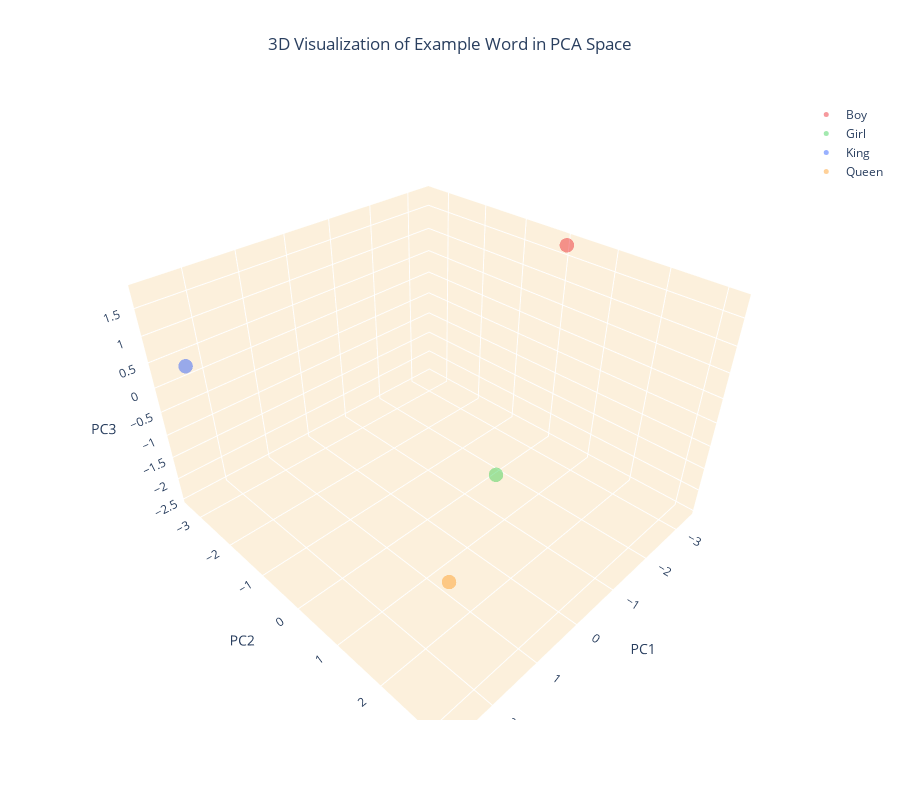

The notebook cell saved with this chart:
### Code cell
colors = ['#e8000b', '#1ac938', '#023eff','#ff8c00']

fig = go.Figure()

fig.add_trace(go.Scatter3d(x=[customer_data_pca.iloc[0]['PC1']], y=[customer_data_pca.iloc[0]['PC2']], z=[customer_data_pca.iloc[0]['PC3']], 
                           mode='markers', marker=dict(color=colors[0], size=5, opacity=0.4), name='Boy'))
fig.add_trace(go.Scatter3d(x=[customer_data_pca.iloc[1]['PC1']], y=[customer_data_pca.iloc[1]['PC2']], z=[customer_data_pca.iloc[1]['PC3']], 
                           mode='markers', marker=dict(color=colors[1], size=5, opacity=0.4), name='Girl'))
fig.add_trace(go.Scatter3d(x=[customer_data_pca.iloc[2]['PC1']], y=[customer_data_pca.iloc[2]['PC2']], z=[customer_data_pca.iloc[2]['PC3']], 
                           mode='markers', marker=dict(color=colors[2], size=5, opacity=0.4), name='King'))
fig.add_trace(go.Scatter3d(x=[customer_data_pca.iloc[3]['PC1']], y=[customer_data_pca.iloc[3]['PC2']], z=[customer_data_pca.iloc[3]['PC3']], 
                           mode='markers', marker=dict(color=colors[3], size=5, opacity=0.4), name='Queen'))
# Set the title and layout details
fig.update_layout(
    title=dict(text='3D Visualization of Example Word in PCA Space', x=0.5),
    scene=dict(
        xaxis=dict(backgroundcolor="#fcf0dc", gridcolor='white', title='PC1'),
        yaxis=dict(backgroundcolor="#fcf0dc", gridcolor='white', title='PC2'),
        zaxis=dict(backgroundcolor="#fcf0dc", gridcolor='white', title='PC3'),
    ),
    width=900,
    height=800
)

# Show the plot
fig.show()

### Figure 1 — Plotly figure (JSON) as saved in the notebook; plotly's stock layout.template omitted (floating-point values rounded to 4 significant figures)
{"data": [{"marker": {"color": "#e8000b", "opacity": 0.4, "size": 5}, "mode": "markers", "name": "Boy", "type": "scatter3d", "x": [-3.385], "y": [0.07682], "z": [1.768]}, {"marker": {"color": "#1ac938", "opacity": 0.4, "size": 5}, "mode": "markers", "name": "Girl", "type": "scatter3d", "x": [-1.723], "y": [0.1439], "z": [-2.452]}, {"marker": {"color": "#023eff", "opacity": 0.4, "size": 5}, "mode": "markers", "name": "King", "type": "scatter3d", "x": [2.39], "y": [-3.371], "z": [0.2969]}, {"marker": {"color": "#ff8c00", "opacity": 0.4, "size": 5}, "mode": "markers", "name": "Queen", "type": "scatter3d", "x": [2.718], "y": [3.15], "z": [0.3866]}], "layout": {"height": 800, "scene": {"xaxis": {"backgroundcolor": "#fcf0dc", "gridcolor": "white", "title": {"text": "PC1"}}, "yaxis": {"backgroundcolor": "#fcf0dc", "gridcolor": "white", "title": {"text": "PC2"}}, "zaxis": {"backgroundcolor": "#fcf0dc", "gridcolor": "white", "title": {"text": "PC3"}}}, "title": {"text": "3D Visualization of Example Word in PCA Space", "x": 0.5}, "width": 900}}
